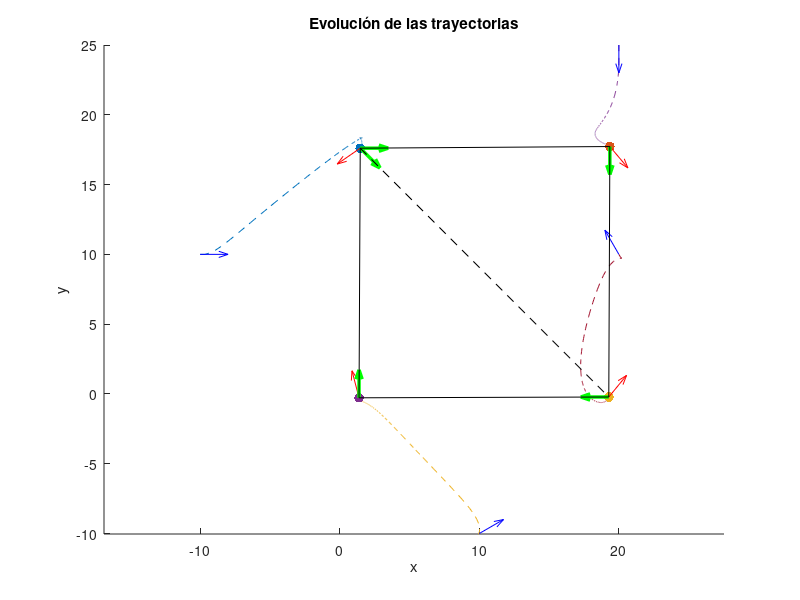
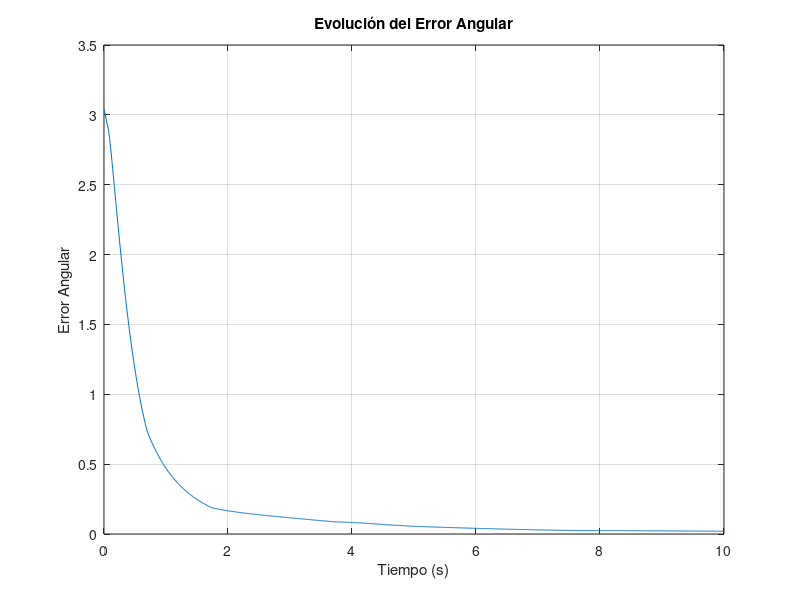
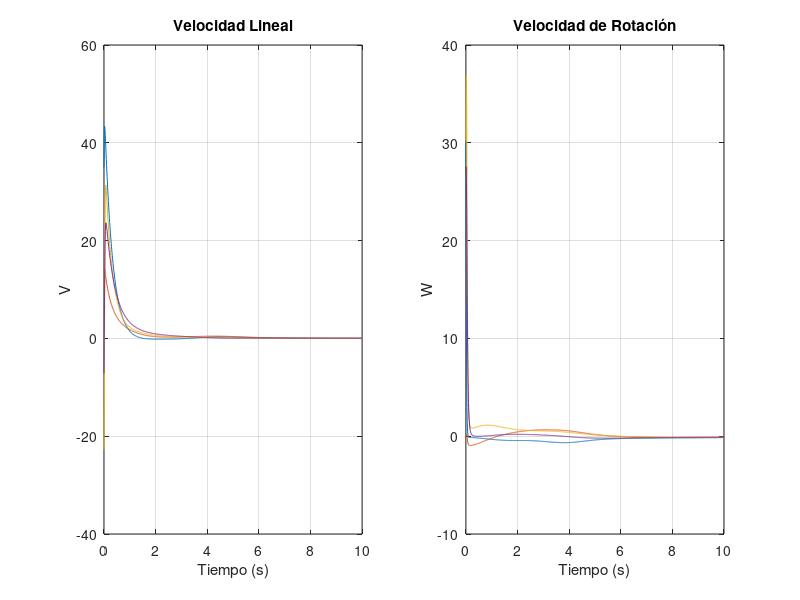

The MATLAB source for these figures, in order:
clearvars;
close all;
clc;

% Número de agentes
num_agentes = 4;

% Posiciones iniciales y orientaciones de los agentes (aleatorias)
posiciones = [-10 20 20 10; 10 25 10 -10];
orientaciones = deg2rad([0 270 120 30]);
ang_in = deg2rad([0 270 120 30]);

% Vectores de bearing deseados para formar un cuadrado
g_ast = [1 0; 0 -1; -1 0; 0 1; sqrt(2)/2 -sqrt(2)/2]';

% Matriz de adyacencia para definir las conexiones
A = [1 2; 2 3; 3 4; 4 1; 1 3];

% Parámetros de la simulación
dt = 0.01;    % Paso de integración
T = 10;       % Horizonte de tiempo
t = 0:dt:T;   % Vector de tiempo
N = length(t);% Número de iteraciones

% Historial de posiciones y orientaciones
trayectorias = zeros(2, num_agentes, N);
orientaciones_hist = zeros(num_agentes, N);

% Historial de las entradas de control
vel_lineal_hist = zeros(num_agentes, N);
vel_rotacion_hist = zeros(num_agentes, N);

% Ganancias de control
kp = 1;

% Función de matriz de proyección ortogonal
proyeccion = @(x) eye(2) - (x * x') / (x' * x);



% Bucle principal de simulación
for k = 1:N
    % Guardar las posiciones y orientaciones actuales
    trayectorias(:, :, k) = posiciones;
    orientaciones_hist(:, k) = orientaciones;
    
    % Actualización de control para cada agente
    for i = 1:num_agentes
        v = [cos(orientaciones(i)); sin(orientaciones(i))];
        u_v = zeros(2, 1);
        u_w = 0;
        
        % Control basado en ángulos
        for j = 1:size(A, 1)
            if A(j, 1) == i || A(j, 2) == i
                idx1 = A(j, 1);
                idx2 = A(j, 2);
                
                if idx1 == i
                    idx_neigh = idx2;
                else
                    idx_neigh = idx1;
                end
                
                % Calcular el bearing actual
                ebearing = posiciones(:, idx_neigh) - posiciones(:, i);
                bearing = ebearing / norm(ebearing);
                
                % Aplicar la ley de control usando la matriz de proyección ortogonal
                Px = proyeccion(g_ast(:, j));
                u_v = u_v + Px * (posiciones(:, idx_neigh) - posiciones(:, i));
            end
        end
        
        % Control de velocidad lineal y angular
        v_i = v' * u_v;
        w_i = -sin(orientaciones(i)) * u_v(1) + cos(orientaciones(i)) * u_v(2);
        
        % Guardar las entradas de control
        vel_lineal_hist(i, k) = v_i;
        vel_rotacion_hist(i, k) = w_i;
        
        % Actualizar posiciones y orientaciones
        posiciones(:, i) = posiciones(:, i) + dt * v * v_i;
        orientaciones(i) = orientaciones(i) + dt * w_i;
    end
end

% Graficar la evolución de la formación
figure;
hold on;
xlabel('x');
ylabel('y');
title('Evolución de las trayectorias');

% Dibujar trayectorias y orientaciones de los agentes
for i = 1:num_agentes
    plot(squeeze(trayectorias(1, i, :)), squeeze(trayectorias(2, i, :)), '--');
    scatter(trayectorias(1, i, N), trayectorias(2, i, N), 50, 'filled');
    quiver(trayectorias(1, i, N), trayectorias(2, i, N), cos(orientaciones_hist(i, N)), sin(orientaciones_hist(i, N)), 2, 'r');
    quiver(trayectorias(1, i, 1), trayectorias(2, i, 1), cos(ang_in(i)), sin(ang_in(i)), 2, 'b');
    quiver(trayectorias(1, i, N), trayectorias(2, i, N), g_ast(1, i), g_ast(2, i), 2, 'g', 'LineWidth', 2.5);
end

quiver(trayectorias(1, 1, N), trayectorias(2, 1, N), g_ast(1, 5), g_ast(2, 5), 2, 'g', 'LineWidth', 2.5);
% Dibujar las conexiones finales
plot(trayectorias(1, [1 2 3 4 1], N), trayectorias(2, [1 2 3 4 1], N), 'k');
plot(trayectorias(1, [1 3], N), trayectorias(2, [1 3], N), 'k--'); % Diagonal
axis equal;

% Graficar el error de los ángulos
figure;
error_angular = zeros(1, N);
for k = 1:N
    error_sum = 0;
    for j = 1:size(A, 1)
        idx1 = A(j, 1);
        idx2 = A(j, 2);
        ebearing = trayectorias(:, idx2, k) - trayectorias(:, idx1, k);
        bearing = ebearing / norm(ebearing);
        error_sum = error_sum + norm(g_ast(:, j) - bearing); % Ajuste de acumulación de errores
    end
    error_angular(k) = error_sum;
end
plot(t, error_angular);
xlabel('Tiempo (s)');
ylabel('Error Angular');
title('Evolución del Error Angular');
grid on;

% Graficar la evolución de las entradas de control
figure;
subplot(1, 2, 1);
plot(t, vel_lineal_hist');
xlabel('Tiempo (s)');
ylabel('V');
title('Velocidad Lineal');
grid on;

subplot(1, 2, 2);
plot(t, vel_rotacion_hist');
xlabel('Tiempo (s)');
ylabel('W');
title('Velocidad de Rotación');
grid on;
